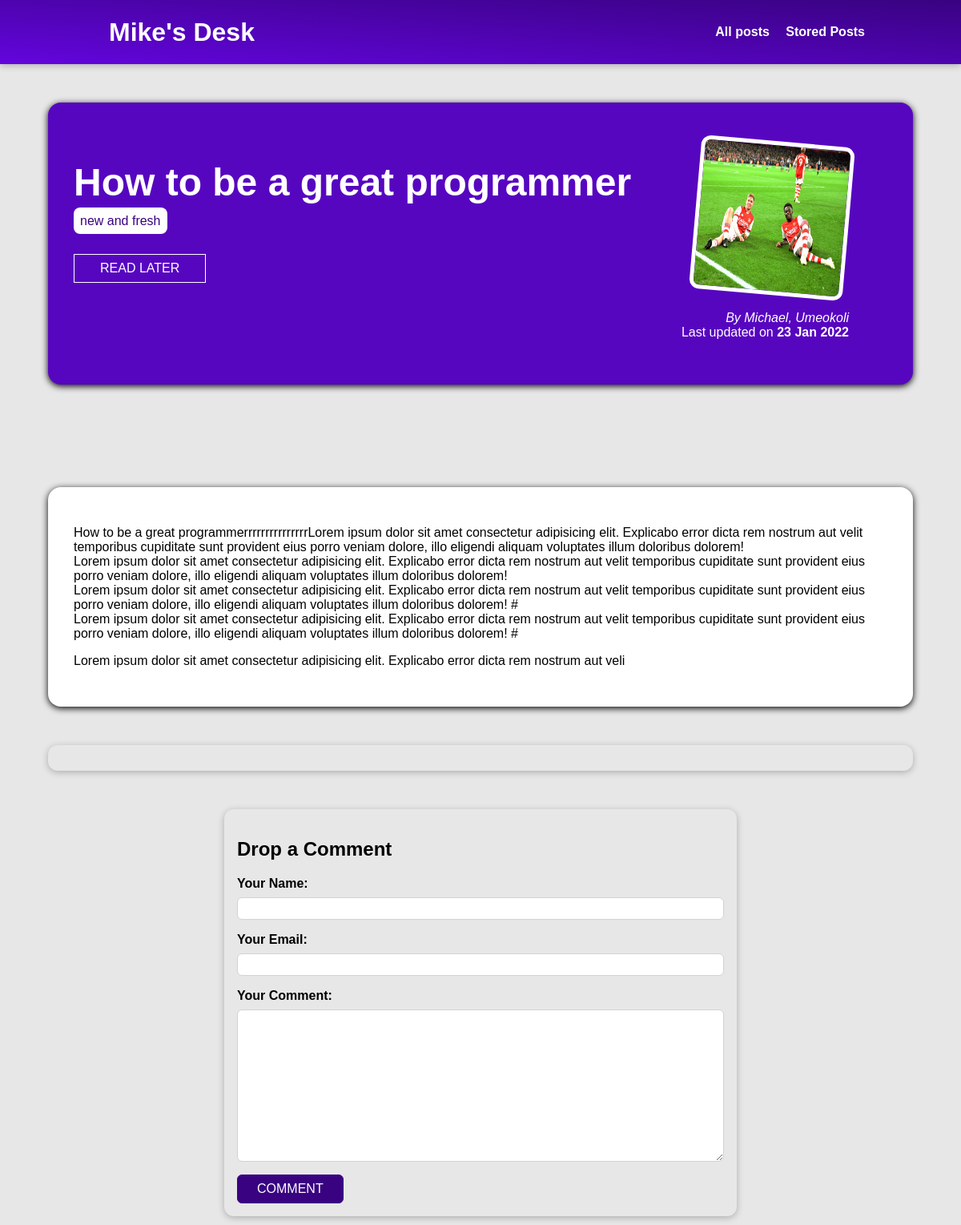
/posts/how-to-be-a-great-programmer, run on the app's committed database.
### blog/models.py (models this page shows, shortened)
class Post(models.Model):
    Title = models.CharField(max_length=100)
    Excerpt = models.CharField(max_length=200)
    image = models.ImageField(upload_to = "posts", null=True)
    Date= models.DateField(auto_now=True)
    slug= models.SlugField(unique=True,  db_index=True)
    Content = models.TextField(validators=[MinLengthValidator(10)])
    author = models.ForeignKey(Author, on_delete=models.SET_NULL,null=True, related_name="posts")
    tags= models.ManyToManyField(Tag)

class Tag(models.Model):
    Caption = models.CharField(max_length=100)
    def __str__(self):
        return self.Caption

class Author (models.Model):
    First_name = models.CharField(max_length=100)
    Last_name = models.CharField(max_length=100)
    Email = models.EmailField(max_length = 250)
    def __str__(self):
        return f"{self.First_name}, {self.Last_name}"

### blog/views.py (the view, shortened to what this page needs)
# urls.py: path("posts/<slug:slug>", PostDetail.as_view(), name="post-detail-page") ,
class PostDetail(View):
    def is_stored(self,request,post_id):
        stored_posts = request.session.get("stored_posts")
        if stored_posts is not None:
          is_saved = post_id in stored_posts
        else:
          is_saved = False
        return is_saved
    def get(self, request, slug):
        post = Post.objects.get(slug=slug)
        context = {
            "post":post,
            "post_tags": post.tags.all(),
            "comment_form": CommentForm(),
            "comments": post.comments.all().order_by("-id"),
            "saved":self.is_stored(request,post.id)
        }
        return render (request, "blog/post-detail.html",context)

### blog/forms.py
class CommentForm(ModelForm):
    class Meta:
        model = Comment
        exclude = ["post"]
        labels={
            'user_name': "Your Name",
            'user_email': "Your Email",
            'text' : "Your Comment"
        }

### blog/templates/blog/post-detail.html (shortened to what this page needs)
{% extends 'base.html' %}
{% load static %}
{% block css_files %}
<link rel="stylesheet" href="{% static 'blog/post-detail.css' %}" />
{% endblock css_files %}
{% block content %}
<section id="summary">
<h2>{{post.Title}}</h2>
<div>
{% for tag in post_tags %}
<span class="tag">{{tag}}</span>
{% endfor %}
</div>
<div id = "read-later">
<form action="{% url 'read-later' %}" method="POST">
  <button>
    {% if saved %}
    Remove from read later
    {% else %}
    READ LATER
    {% endif %}
  </button>
</form>
</div>
<article>
    <img src="{{ post.image.url }}" alt="Post TITLE">
    <address>By <a href="mailto:{{post.author.Email}}">{{post.author}}</a></address>
    <div>
       Last updated on <time>{{post.Date|date:"d M Y"}}</time>
    </div>
</article>
</section>
<main>
    {{post.Content|linebreaks}}
  </main>
  <section id = "comments">
  </section>
  <section  id="comment-form">
    <h1>Drop a Comment</h1>
    <form action="{% url "post-detail-page" post.slug %}" method="POST">
      {% for form_field in comment_form %}
      <div class="form-control {% if form_field.errors %}invalid{% endif %}">
        {{form_field.label_tag}}
        {{form_field}}
      </div>
      {% endfor %}
      <button type="submit">COMMENT</button>
    </form>
  </section>
{% endblock content%}

### static/style.css (style rules this page uses)
* { box-sizing: border-box; }
html { font-family: 'Trebuchet MS', 'Lucida Sans Unicode', 'Lucida Grande', 'Lucida Sans', Arial, sans-serif; }
body { margin: 0; }
h1, h2, h3 { font-weight: bold; }

### blog/static/blog/post-detail.css (style rules this page uses)
body { background-color: #e7e7e7; }
#summary { margin: 8rem auto 3rem auto; padding: 2rem; width: 90%; max-width: 90rem; border-radius: 16px; background-color: #5706c0; position: relative; box-shadow: 0 2px 8px rgba(0, 0, 0.25); height: 22rem; }
#summary h2 { color: white; font-size: 3rem; margin-bottom: 0.75rem; }
#summary article { position: absolute; top: 2rem; right: 3rem; padding: 1rem 2rem; border-radius: 12px; text-align: right; color: white; }
#summary article img { width: 12rem; height: 12rem; border-radius: 12px; transform: rotateZ(5deg); border: 5px solid white; margin-bottom: 1rem; }
#summary a { color: white; text-decoration: none; }
#summary time { font-weight: bold; }
#read-later { margin: 2rem 0; }
#read-later button { background-color: transparent; border: 1px solid white; padding: 0.5rem 2rem; font: inherit; color: white; cursor: pointer; }
main { margin: 8rem auto 3rem auto; padding: 2rem; width: 90%; max-width: 90rem; border-radius: 16px; background-color: white; position: relative; box-shadow: 0 2px 8px rgba(0, 0, 0.25); }
.tag { background-color: white; color: #390281; padding: 0.5rem 0.5rem; border-radius: 8px; }
#comment-form { width: 90%; margin: 3rem auto; max-width: 40rem; border-radius: 12px; box-shadow: 0 2px 8px rgba(0,0,0,0.25) ; padding: 1rem; }
#comment-form button { font: inherit; background-color: #390281; color: white; border: 1px solid #390281; padding: 0.5rem 1.5rem; border-radius: 6px; cursor: pointer; }
.form-control { margin-bottom: 1rem ; }
.form-control label { font-weight: bold; margin-bottom: 0.5rem; display: block; }
.form-control input, .form-control textarea { display: block; width: 100%; font: inherit; padding: 0.25rem; border-radius: 6px; border: 1px solid lightgray; }
#comments { width: 90%; margin: 3rem auto; max-width: 70rem; border-radius: 12px; box-shadow: 0 2px 8px rgba(0,0,0,0.25) ; padding: 1rem 2rem; }

### data on the page
Post: Title "How to be a great programmer", image (picture), author "Michael, Umeokoli", Date "23 Jan 2022", Content "How to be a great programmerrrrrrrrrrrrrrrLorem ipsum dolor sit amet consectetur adipisicing elit. Explicabo error dicta rem nostrum aut velit temporibus cupiditate sunt provident eius porro veniam dolore, illo eligendi aliquam voluptates illum doloribus dolorem! Lorem ipsum dolor sit amet consectetur adipisicing elit. Explicabo error dicta rem nostrum aut velit temporibus cupiditate sunt provident eius porro veniam dolore, illo eligendi aliquam voluptates illum doloribus dolorem! Lorem ipsum dolor sit amet consectetur adipisicing elit. Explicabo error dicta rem nostrum aut velit temporibus cupiditate sunt provident eius porro veniam dolore, illo eligendi aliquam voluptates illum doloribus…"
Tag: Caption "new and fresh"
